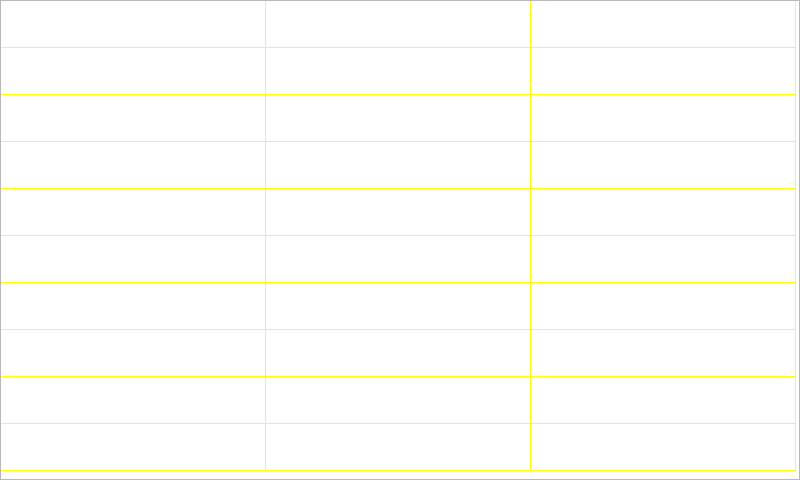
<?xml version="1.0" encoding="UTF-8"?>
<ui version="4.0">
 <class>FormCalibration700</class>
 <widget class="QWidget" name="FormCalibration700">
  <property name="geometry">
   <rect>
    <x>0</x>
    <y>0</y>
    <width>800</width>
    <height>480</height>
   </rect>
  </property>
  <property name="minimumSize">
   <size>
    <width>800</width>
    <height>480</height>
   </size>
  </property>
  <property name="maximumSize">
   <size>
    <width>800</width>
    <height>480</height>
   </size>
  </property>
  <property name="windowTitle">
   <string>Form</string>
  </property>
  <widget class="QTableWidget" name="tableWidget">
   <property name="geometry">
    <rect>
     <x>0</x>
     <y>0</y>
     <width>800</width>
     <height>480</height>
    </rect>
   </property>
   <property name="minimumSize">
    <size>
     <width>800</width>
     <height>480</height>
    </size>
   </property>
   <property name="maximumSize">
    <size>
     <width>800</width>
     <height>480</height>
    </size>
   </property>
   <property name="styleSheet">
    <string notr="true">gridline-color: yellow; 
border-image: url(:/image/43_program.png);
</string>
   </property>
   <attribute name="horizontalHeaderVisible">
    <bool>false</bool>
   </attribute>
   <attribute name="horizontalHeaderDefaultSectionSize">
    <number>265</number>
   </attribute>
   <attribute name="verticalHeaderVisible">
    <bool>false</bool>
   </attribute>
   <attribute name="verticalHeaderDefaultSectionSize">
    <number>47</number>
   </attribute>
   <attribute name="verticalHeaderMinimumSectionSize">
    <number>22</number>
   </attribute>
   <row>
    <property name="text">
     <string>新建行</string>
    </property>
   </row>
   <row>
    <property name="text">
     <string>新建行</string>
    </property>
   </row>
   <row>
    <property name="text">
     <string>新建行</string>
    </property>
   </row>
   <row>
    <property name="text">
     <string>新建行</string>
    </property>
   </row>
   <row>
    <property name="text">
     <string>新建行</string>
    </property>
   </row>
   <row>
    <property name="text">
     <string>新建行</string>
    </property>
   </row>
   <row>
    <property name="text">
     <string>新建行</string>
    </property>
   </row>
   <row>
    <property name="text">
     <string>新建行</string>
    </property>
   </row>
   <row>
    <property name="text">
     <string>新建行</string>
    </property>
   </row>
   <row>
    <property name="text">
     <string>新建行</string>
    </property>
   </row>
   <column>
    <property name="text">
     <string>新建列</string>
    </property>
   </column>
   <column>
    <property name="text">
     <string>新建列</string>
    </property>
   </column>
   <column>
    <property name="text">
     <string>新建列</string>
    </property>
   </column>
  </widget>
 </widget>
 <resources/>
 <connections/>
</ui>
